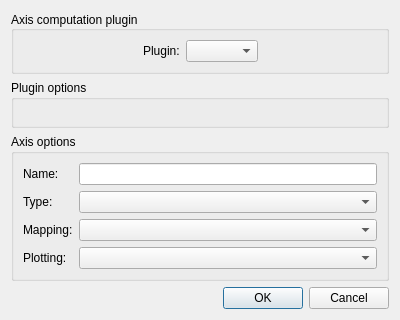
<?xml version="1.0" encoding="UTF-8"?>
<!-- \file PVAxisComputationDlg.ui -->
<!-- Copyright (C) Picviz Labs 2010-2012 -->
<ui version="4.0">
 <class>PVAxisComputationDlg</class>
 <widget class="QDialog" name="PVAxisComputationDlg">
  <property name="geometry">
   <rect>
    <x>0</x>
    <y>0</y>
    <width>400</width>
    <height>320</height>
   </rect>
  </property>
  <property name="windowTitle">
   <string>New axis...</string>
  </property>
  <layout class="QVBoxLayout" name="verticalLayout">
   <item>
    <widget class="QGroupBox" name="groupBox">
     <property name="sizePolicy">
      <sizepolicy hsizetype="Preferred" vsizetype="Maximum">
       <horstretch>0</horstretch>
       <verstretch>0</verstretch>
      </sizepolicy>
     </property>
     <property name="title">
      <string>Axis computation plugin</string>
     </property>
     <property name="alignment">
      <set>Qt::AlignLeading|Qt::AlignLeft|Qt::AlignVCenter</set>
     </property>
     <layout class="QHBoxLayout" name="horizontalLayout">
      <item>
       <spacer name="horizontalSpacer_2">
        <property name="orientation">
         <enum>Qt::Horizontal</enum>
        </property>
        <property name="sizeHint" stdset="0">
         <size>
          <width>40</width>
          <height>20</height>
         </size>
        </property>
       </spacer>
      </item>
      <item>
       <widget class="QLabel" name="label">
        <property name="sizePolicy">
         <sizepolicy hsizetype="Maximum" vsizetype="Preferred">
          <horstretch>0</horstretch>
          <verstretch>0</verstretch>
         </sizepolicy>
        </property>
        <property name="text">
         <string>Plugin:</string>
        </property>
       </widget>
      </item>
      <item>
       <widget class="QComboBox" name="_combo_plugins">
        <property name="sizePolicy">
         <sizepolicy hsizetype="Maximum" vsizetype="Fixed">
          <horstretch>0</horstretch>
          <verstretch>0</verstretch>
         </sizepolicy>
        </property>
       </widget>
      </item>
      <item>
       <spacer name="horizontalSpacer">
        <property name="orientation">
         <enum>Qt::Horizontal</enum>
        </property>
        <property name="sizeHint" stdset="0">
         <size>
          <width>40</width>
          <height>20</height>
         </size>
        </property>
       </spacer>
      </item>
     </layout>
    </widget>
   </item>
   <item>
    <widget class="QGroupBox" name="groupBox_2">
     <property name="sizePolicy">
      <sizepolicy hsizetype="Preferred" vsizetype="Preferred">
       <horstretch>0</horstretch>
       <verstretch>0</verstretch>
      </sizepolicy>
     </property>
     <property name="title">
      <string>Plugin options</string>
     </property>
     <layout class="QVBoxLayout" name="verticalLayout_2">
      <item>
       <widget class="PVInspector::PVArgumentListWidget" name="_args_plugin_widget" native="true"/>
      </item>
     </layout>
    </widget>
   </item>
   <item>
    <widget class="QGroupBox" name="groupBox_3">
     <property name="title">
      <string>Axis options</string>
     </property>
     <layout class="QFormLayout" name="formLayout">
      <item row="0" column="0">
       <widget class="QLabel" name="label_2">
        <property name="text">
         <string>Name:</string>
        </property>
       </widget>
      </item>
      <item row="0" column="1">
       <widget class="QLineEdit" name="lineEdit"/>
      </item>
      <item row="2" column="0">
       <widget class="QLabel" name="label_3">
        <property name="text">
         <string>Type:</string>
        </property>
       </widget>
      </item>
      <item row="2" column="1">
       <widget class="QComboBox" name="comboBox_2"/>
      </item>
      <item row="3" column="0">
       <widget class="QLabel" name="label_4">
        <property name="text">
         <string>Mapping:</string>
        </property>
       </widget>
      </item>
      <item row="4" column="0">
       <widget class="QLabel" name="label_5">
        <property name="text">
         <string>Plotting:</string>
        </property>
       </widget>
      </item>
      <item row="3" column="1">
       <widget class="QComboBox" name="comboBox_3"/>
      </item>
      <item row="4" column="1">
       <widget class="QComboBox" name="comboBox_4"/>
      </item>
     </layout>
    </widget>
   </item>
   <item>
    <widget class="QDialogButtonBox" name="buttonBox">
     <property name="orientation">
      <enum>Qt::Horizontal</enum>
     </property>
     <property name="standardButtons">
      <set>QDialogButtonBox::Cancel|QDialogButtonBox::Ok</set>
     </property>
    </widget>
   </item>
  </layout>
 </widget>
 <customwidgets>
  <customwidget>
   <class>PVInspector::PVArgumentListWidget</class>
   <extends>QWidget</extends>
   <header location="global">PVArgumentListWidget.h</header>
   <container>1</container>
  </customwidget>
 </customwidgets>
 <resources/>
 <connections>
  <connection>
   <sender>buttonBox</sender>
   <signal>accepted()</signal>
   <receiver>PVAxisComputationDlg</receiver>
   <slot>accept()</slot>
   <hints>
    <hint type="sourcelabel">
     <x>248</x>
     <y>254</y>
    </hint>
    <hint type="destinationlabel">
     <x>157</x>
     <y>274</y>
    </hint>
   </hints>
  </connection>
  <connection>
   <sender>buttonBox</sender>
   <signal>rejected()</signal>
   <receiver>PVAxisComputationDlg</receiver>
   <slot>reject()</slot>
   <hints>
    <hint type="sourcelabel">
     <x>316</x>
     <y>260</y>
    </hint>
    <hint type="destinationlabel">
     <x>286</x>
     <y>274</y>
    </hint>
   </hints>
  </connection>
 </connections>
</ui>
